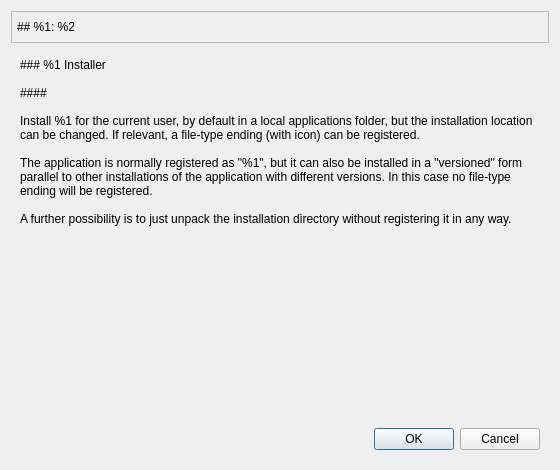
<?xml version="1.0" encoding="UTF-8"?>
<ui version="4.0">
 <class>Installer</class>
 <widget class="QWidget" name="Installer">
  <property name="geometry">
   <rect>
    <x>0</x>
    <y>0</y>
    <width>560</width>
    <height>470</height>
   </rect>
  </property>
  <property name="windowTitle">
   <string>AppInstall</string>
  </property>
  <layout class="QVBoxLayout" name="verticalLayout_2">
   <item>
    <widget class="QFrame" name="frame">
     <property name="maximumSize">
      <size>
       <width>16777215</width>
       <height>80</height>
      </size>
     </property>
     <property name="frameShape">
      <enum>QFrame::Shape::StyledPanel</enum>
     </property>
     <property name="frameShadow">
      <enum>QFrame::Shadow::Raised</enum>
     </property>
     <layout class="QHBoxLayout" name="horizontalLayout" stretch="0,0,0">
      <property name="leftMargin">
       <number>5</number>
      </property>
      <property name="topMargin">
       <number>5</number>
      </property>
      <property name="rightMargin">
       <number>5</number>
      </property>
      <property name="bottomMargin">
       <number>5</number>
      </property>
      <item>
       <widget class="QLabel" name="label_title">
        <property name="maximumSize">
         <size>
          <width>16777215</width>
          <height>80</height>
         </size>
        </property>
        <property name="text">
         <string>## %1: %2</string>
        </property>
        <property name="textFormat">
         <enum>Qt::TextFormat::MarkdownText</enum>
        </property>
        <property name="scaledContents">
         <bool>false</bool>
        </property>
       </widget>
      </item>
      <item>
       <spacer name="horizontalSpacer">
        <property name="orientation">
         <enum>Qt::Orientation::Horizontal</enum>
        </property>
        <property name="sizeHint" stdset="0">
         <size>
          <width>40</width>
          <height>20</height>
         </size>
        </property>
       </spacer>
      </item>
      <item>
       <widget class="QLabel" name="label_icon">
        <property name="sizePolicy">
         <sizepolicy hsizetype="Fixed" vsizetype="Fixed">
          <horstretch>0</horstretch>
          <verstretch>0</verstretch>
         </sizepolicy>
        </property>
        <property name="text">
         <string notr="true"/>
        </property>
        <property name="textFormat">
         <enum>Qt::TextFormat::PlainText</enum>
        </property>
        <property name="pixmap">
         <pixmap resource="installer_resources.qrc">:/icons/installer.svg</pixmap>
        </property>
        <property name="scaledContents">
         <bool>false</bool>
        </property>
        <property name="alignment">
         <set>Qt::AlignmentFlag::AlignCenter</set>
        </property>
       </widget>
      </item>
     </layout>
    </widget>
   </item>
   <item>
    <widget class="QStackedWidget" name="stackedWidget">
     <property name="currentIndex">
      <number>1</number>
     </property>
     <widget class="QWidget" name="page_0">
      <layout class="QVBoxLayout" name="verticalLayout_4">
       <item>
        <widget class="QLabel" name="label_page_0">
         <property name="text">
          <string>### %1 Installer: self-check</string>
         </property>
         <property name="textFormat">
          <enum>Qt::TextFormat::MarkdownText</enum>
         </property>
        </widget>
       </item>
       <item>
        <widget class="QPlainTextEdit" name="messages_0">
         <property name="styleSheet">
          <string notr="true"/>
         </property>
        </widget>
       </item>
       <item>
        <widget class="Line" name="line">
         <property name="orientation">
          <enum>Qt::Orientation::Horizontal</enum>
         </property>
        </widget>
       </item>
       <item>
        <widget class="QDialogButtonBox" name="buttonBox_0">
         <property name="standardButtons">
          <set>QDialogButtonBox::StandardButton::Cancel|QDialogButtonBox::StandardButton::Ok</set>
         </property>
        </widget>
       </item>
      </layout>
     </widget>
     <widget class="QWidget" name="page_1">
      <layout class="QVBoxLayout" name="verticalLayout">
       <item>
        <widget class="QLabel" name="label_page_1">
         <property name="sizePolicy">
          <sizepolicy hsizetype="Preferred" vsizetype="Minimum">
           <horstretch>0</horstretch>
           <verstretch>0</verstretch>
          </sizepolicy>
         </property>
         <property name="text">
          <string>### %1 Installer

####

Install %1 for the current user, by default in a local applications folder, but the installation location can be changed. If relevant, a file-type ending (with icon) can be registered.

The application is normally registered as &quot;%1&quot;, but it can also be installed in a &quot;versioned&quot; form parallel to other installations of the application with different versions. In this case no file-type ending will be registered.

A further possibility is to just unpack the installation directory without registering it in any way.</string>
         </property>
         <property name="textFormat">
          <enum>Qt::TextFormat::MarkdownText</enum>
         </property>
         <property name="wordWrap">
          <bool>true</bool>
         </property>
        </widget>
       </item>
       <item>
        <spacer name="verticalSpacer">
         <property name="orientation">
          <enum>Qt::Orientation::Vertical</enum>
         </property>
         <property name="sizeHint" stdset="0">
          <size>
           <width>20</width>
           <height>20</height>
          </size>
         </property>
        </spacer>
       </item>
       <item>
        <widget class="QDialogButtonBox" name="buttonBox_1">
         <property name="standardButtons">
          <set>QDialogButtonBox::StandardButton::Cancel|QDialogButtonBox::StandardButton::Ok</set>
         </property>
        </widget>
       </item>
      </layout>
     </widget>
     <widget class="QWidget" name="page_2">
      <layout class="QVBoxLayout" name="verticalLayout_3">
       <item>
        <layout class="QHBoxLayout" name="horizontalLayout_3">
         <item>
          <widget class="QLabel" name="label_3">
           <property name="text">
            <string>Install to:</string>
           </property>
          </widget>
         </item>
         <item>
          <spacer name="horizontalSpacer_2">
           <property name="orientation">
            <enum>Qt::Orientation::Horizontal</enum>
           </property>
           <property name="sizeHint" stdset="0">
            <size>
             <width>40</width>
             <height>20</height>
            </size>
           </property>
          </spacer>
         </item>
         <item>
          <widget class="QPushButton" name="setDefaultPath">
           <property name="text">
            <string>Default path</string>
           </property>
          </widget>
         </item>
         <item>
          <widget class="QPushButton" name="refresh_2">
           <property name="toolTip">
            <string>This may be necessary if manual changes have been made to the installation destination.</string>
           </property>
           <property name="text">
            <string>Refresh view</string>
           </property>
          </widget>
         </item>
        </layout>
       </item>
       <item>
        <layout class="QHBoxLayout" name="horizontalLayout_2">
         <item>
          <widget class="QLineEdit" name="installPath">
           <property name="readOnly">
            <bool>true</bool>
           </property>
          </widget>
         </item>
         <item>
          <widget class="QToolButton" name="installPathBrowse">
           <property name="toolTip">
            <string>Browse</string>
           </property>
           <property name="icon">
            <iconset theme="QIcon::ThemeIcon::FolderOpen"/>
           </property>
           <property name="iconSize">
            <size>
             <width>32</width>
             <height>32</height>
            </size>
           </property>
          </widget>
         </item>
        </layout>
       </item>
       <item>
        <widget class="QPushButton" name="removeExisting">
         <property name="text">
          <string>Remove existing %1 installation</string>
         </property>
        </widget>
       </item>
       <item>
        <widget class="QGroupBox" name="overwriteBox">
         <property name="title">
          <string/>
         </property>
         <layout class="QVBoxLayout" name="verticalLayout_7">
          <property name="leftMargin">
           <number>3</number>
          </property>
          <property name="topMargin">
           <number>3</number>
          </property>
          <property name="rightMargin">
           <number>3</number>
          </property>
          <property name="bottomMargin">
           <number>3</number>
          </property>
          <item>
           <widget class="QPlainTextEdit" name="check_destination">
            <property name="styleSheet">
             <string notr="true"/>
            </property>
            <property name="readOnly">
             <bool>true</bool>
            </property>
           </widget>
          </item>
          <item>
           <widget class="Line" name="line_2">
            <property name="orientation">
             <enum>Qt::Orientation::Horizontal</enum>
            </property>
           </widget>
          </item>
         </layout>
        </widget>
       </item>
       <item>
        <widget class="QCheckBox" name="unpack_only">
         <property name="text">
          <string>Unpack only</string>
         </property>
        </widget>
       </item>
       <item>
        <widget class="QCheckBox" name="versioned">
         <property name="text">
          <string>&quot;Versioned&quot; installation</string>
         </property>
        </widget>
       </item>
       <item>
        <widget class="QCheckBox" name="installDesktopLink">
         <property name="text">
          <string>Install desktop link</string>
         </property>
        </widget>
       </item>
       <item>
        <widget class="QDialogButtonBox" name="buttonBox_2">
         <property name="standardButtons">
          <set>QDialogButtonBox::StandardButton::Cancel|QDialogButtonBox::StandardButton::Ok</set>
         </property>
        </widget>
       </item>
      </layout>
     </widget>
     <widget class="QWidget" name="page_3">
      <layout class="QVBoxLayout" name="verticalLayout_6">
       <item>
        <widget class="QLabel" name="label_6">
         <property name="text">
          <string>Copying the files ...</string>
         </property>
        </widget>
       </item>
       <item>
        <widget class="QProgressBar" name="installProgress">
         <property name="value">
          <number>24</number>
         </property>
        </widget>
       </item>
       <item>
        <widget class="QPlainTextEdit" name="installDetails">
         <property name="readOnly">
          <bool>true</bool>
         </property>
         <property name="plainText">
          <string/>
         </property>
        </widget>
       </item>
       <item>
        <widget class="QCheckBox" name="launch">
         <property name="text">
          <string>Launch %1</string>
         </property>
         <property name="checked">
          <bool>true</bool>
         </property>
        </widget>
       </item>
       <item>
        <widget class="QDialogButtonBox" name="buttonBox_3">
         <property name="standardButtons">
          <set>QDialogButtonBox::StandardButton::Ok</set>
         </property>
        </widget>
       </item>
      </layout>
     </widget>
     <widget class="QWidget" name="page_4">
      <layout class="QVBoxLayout" name="verticalLayout_10">
       <item>
        <widget class="QLabel" name="label_5">
         <property name="text">
          <string>### Remove incomplete installation</string>
         </property>
         <property name="textFormat">
          <enum>Qt::TextFormat::MarkdownText</enum>
         </property>
        </widget>
       </item>
       <item>
        <widget class="QPlainTextEdit" name="uninstall">
         <property name="readOnly">
          <bool>true</bool>
         </property>
        </widget>
       </item>
       <item>
        <widget class="QDialogButtonBox" name="buttonBox_4">
         <property name="standardButtons">
          <set>QDialogButtonBox::StandardButton::Ok</set>
         </property>
        </widget>
       </item>
      </layout>
     </widget>
    </widget>
   </item>
  </layout>
 </widget>
 <resources>
  <include location="installer_resources.qrc"/>
 </resources>
 <connections>
  <connection>
   <sender>unpack_only</sender>
   <signal>toggled(bool)</signal>
   <receiver>versioned</receiver>
   <slot>setHidden(bool)</slot>
   <hints>
    <hint type="sourcelabel">
     <x>95</x>
     <y>338</y>
    </hint>
    <hint type="destinationlabel">
     <x>106</x>
     <y>378</y>
    </hint>
   </hints>
  </connection>
  <connection>
   <sender>unpack_only</sender>
   <signal>toggled(bool)</signal>
   <receiver>installDesktopLink</receiver>
   <slot>setHidden(bool)</slot>
   <hints>
    <hint type="sourcelabel">
     <x>248</x>
     <y>342</y>
    </hint>
    <hint type="destinationlabel">
     <x>248</x>
     <y>410</y>
    </hint>
   </hints>
  </connection>
 </connections>
</ui>
